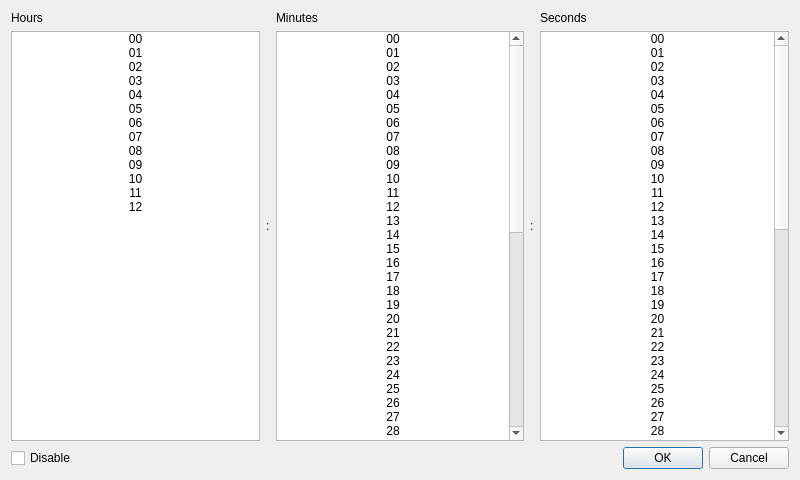
<?xml version="1.0" encoding="UTF-8"?>
<ui version="4.0">
 <class>TimerDialog</class>
 <widget class="QDialog" name="TimerDialog">
  <property name="geometry">
   <rect>
    <x>0</x>
    <y>0</y>
    <width>800</width>
    <height>480</height>
   </rect>
  </property>
  <property name="windowTitle">
   <string>Set timer</string>
  </property>
  <layout class="QGridLayout" name="gridLayout">
   <item row="0" column="0" colspan="2">
    <layout class="QHBoxLayout" name="horizontalLayout">
     <item>
      <layout class="QVBoxLayout" name="verticalLayout">
       <item>
        <widget class="QLabel" name="label">
         <property name="text">
          <string>Hours</string>
         </property>
        </widget>
       </item>
       <item>
        <widget class="QListWidget" name="hoursListWidget">
         <item>
          <property name="text">
           <string>00</string>
          </property>
          <property name="textAlignment">
           <set>AlignHCenter|AlignVCenter|AlignCenter</set>
          </property>
         </item>
         <item>
          <property name="text">
           <string>01</string>
          </property>
          <property name="textAlignment">
           <set>AlignHCenter|AlignVCenter|AlignCenter</set>
          </property>
         </item>
         <item>
          <property name="text">
           <string>02</string>
          </property>
          <property name="textAlignment">
           <set>AlignHCenter|AlignVCenter|AlignCenter</set>
          </property>
         </item>
         <item>
          <property name="text">
           <string>03</string>
          </property>
          <property name="textAlignment">
           <set>AlignHCenter|AlignVCenter|AlignCenter</set>
          </property>
         </item>
         <item>
          <property name="text">
           <string>04</string>
          </property>
          <property name="textAlignment">
           <set>AlignHCenter|AlignVCenter|AlignCenter</set>
          </property>
         </item>
         <item>
          <property name="text">
           <string>05</string>
          </property>
          <property name="textAlignment">
           <set>AlignHCenter|AlignVCenter|AlignCenter</set>
          </property>
         </item>
         <item>
          <property name="text">
           <string>06</string>
          </property>
          <property name="textAlignment">
           <set>AlignHCenter|AlignVCenter|AlignCenter</set>
          </property>
         </item>
         <item>
          <property name="text">
           <string>07</string>
          </property>
          <property name="textAlignment">
           <set>AlignHCenter|AlignVCenter|AlignCenter</set>
          </property>
         </item>
         <item>
          <property name="text">
           <string>08</string>
          </property>
          <property name="textAlignment">
           <set>AlignHCenter|AlignVCenter|AlignCenter</set>
          </property>
         </item>
         <item>
          <property name="text">
           <string>09</string>
          </property>
          <property name="textAlignment">
           <set>AlignHCenter|AlignVCenter|AlignCenter</set>
          </property>
         </item>
         <item>
          <property name="text">
           <string>10</string>
          </property>
          <property name="textAlignment">
           <set>AlignHCenter|AlignVCenter|AlignCenter</set>
          </property>
         </item>
         <item>
          <property name="text">
           <string>11</string>
          </property>
          <property name="textAlignment">
           <set>AlignHCenter|AlignVCenter|AlignCenter</set>
          </property>
         </item>
         <item>
          <property name="text">
           <string>12</string>
          </property>
          <property name="textAlignment">
           <set>AlignHCenter|AlignVCenter|AlignCenter</set>
          </property>
         </item>
        </widget>
       </item>
      </layout>
     </item>
     <item>
      <widget class="QLabel" name="label_2">
       <property name="text">
        <string>:</string>
       </property>
      </widget>
     </item>
     <item>
      <layout class="QVBoxLayout" name="verticalLayout_2">
       <item>
        <widget class="QLabel" name="label_4">
         <property name="text">
          <string>Minutes</string>
         </property>
        </widget>
       </item>
       <item>
        <widget class="QListWidget" name="minutesListWidget">
         <item>
          <property name="text">
           <string>00</string>
          </property>
          <property name="textAlignment">
           <set>AlignHCenter|AlignVCenter|AlignCenter</set>
          </property>
         </item>
         <item>
          <property name="text">
           <string>01</string>
          </property>
          <property name="textAlignment">
           <set>AlignHCenter|AlignVCenter|AlignCenter</set>
          </property>
         </item>
         <item>
          <property name="text">
           <string>02</string>
          </property>
          <property name="textAlignment">
           <set>AlignHCenter|AlignVCenter|AlignCenter</set>
          </property>
         </item>
         <item>
          <property name="text">
           <string>03</string>
          </property>
          <property name="textAlignment">
           <set>AlignHCenter|AlignVCenter|AlignCenter</set>
          </property>
         </item>
         <item>
          <property name="text">
           <string>04</string>
          </property>
          <property name="textAlignment">
           <set>AlignHCenter|AlignVCenter|AlignCenter</set>
          </property>
         </item>
         <item>
          <property name="text">
           <string>05</string>
          </property>
          <property name="textAlignment">
           <set>AlignHCenter|AlignVCenter|AlignCenter</set>
          </property>
         </item>
         <item>
          <property name="text">
           <string>06</string>
          </property>
          <property name="textAlignment">
           <set>AlignHCenter|AlignVCenter|AlignCenter</set>
          </property>
         </item>
         <item>
          <property name="text">
           <string>07</string>
          </property>
          <property name="textAlignment">
           <set>AlignHCenter|AlignVCenter|AlignCenter</set>
          </property>
         </item>
         <item>
          <property name="text">
           <string>08</string>
          </property>
          <property name="textAlignment">
           <set>AlignHCenter|AlignVCenter|AlignCenter</set>
          </property>
         </item>
         <item>
          <property name="text">
           <string>09</string>
          </property>
          <property name="textAlignment">
           <set>AlignHCenter|AlignVCenter|AlignCenter</set>
          </property>
         </item>
         <item>
          <property name="text">
           <string>10</string>
          </property>
          <property name="textAlignment">
           <set>AlignHCenter|AlignVCenter|AlignCenter</set>
          </property>
         </item>
         <item>
          <property name="text">
           <string>11</string>
          </property>
          <property name="textAlignment">
           <set>AlignHCenter|AlignVCenter|AlignCenter</set>
          </property>
         </item>
         <item>
          <property name="text">
           <string>12</string>
          </property>
          <property name="textAlignment">
           <set>AlignHCenter|AlignVCenter|AlignCenter</set>
          </property>
         </item>
         <item>
          <property name="text">
           <string>13</string>
          </property>
          <property name="textAlignment">
           <set>AlignHCenter|AlignVCenter|AlignCenter</set>
          </property>
         </item>
         <item>
          <property name="text">
           <string>14</string>
          </property>
          <property name="textAlignment">
           <set>AlignHCenter|AlignVCenter|AlignCenter</set>
          </property>
         </item>
         <item>
          <property name="text">
           <string>15</string>
          </property>
          <property name="textAlignment">
           <set>AlignHCenter|AlignVCenter|AlignCenter</set>
          </property>
         </item>
         <item>
          <property name="text">
           <string>16</string>
          </property>
          <property name="textAlignment">
           <set>AlignHCenter|AlignVCenter|AlignCenter</set>
          </property>
         </item>
         <item>
          <property name="text">
           <string>17</string>
          </property>
          <property name="textAlignment">
           <set>AlignHCenter|AlignVCenter|AlignCenter</set>
          </property>
         </item>
         <item>
          <property name="text">
           <string>18</string>
          </property>
          <property name="textAlignment">
           <set>AlignHCenter|AlignVCenter|AlignCenter</set>
          </property>
         </item>
         <item>
          <property name="text">
           <string>19</string>
          </property>
          <property name="textAlignment">
           <set>AlignHCenter|AlignVCenter|AlignCenter</set>
          </property>
         </item>
         <item>
          <property name="text">
           <string>20</string>
          </property>
          <property name="textAlignment">
           <set>AlignHCenter|AlignVCenter|AlignCenter</set>
          </property>
         </item>
         <item>
          <property name="text">
           <string>21</string>
          </property>
          <property name="textAlignment">
           <set>AlignHCenter|AlignVCenter|AlignCenter</set>
          </property>
         </item>
         <item>
          <property name="text">
           <string>22</string>
          </property>
          <property name="textAlignment">
           <set>AlignHCenter|AlignVCenter|AlignCenter</set>
          </property>
         </item>
         <item>
          <property name="text">
           <string>23</string>
          </property>
          <property name="textAlignment">
           <set>AlignHCenter|AlignVCenter|AlignCenter</set>
          </property>
         </item>
         <item>
          <property name="text">
           <string>24</string>
          </property>
          <property name="textAlignment">
           <set>AlignHCenter|AlignVCenter|AlignCenter</set>
          </property>
         </item>
         <item>
          <property name="text">
           <string>25</string>
          </property>
          <property name="textAlignment">
           <set>AlignHCenter|AlignVCenter|AlignCenter</set>
          </property>
         </item>
         <item>
          <property name="text">
           <string>26</string>
          </property>
          <property name="textAlignment">
           <set>AlignHCenter|AlignVCenter|AlignCenter</set>
          </property>
         </item>
         <item>
          <property name="text">
           <string>27</string>
          </property>
          <property name="textAlignment">
           <set>AlignHCenter|AlignVCenter|AlignCenter</set>
          </property>
         </item>
         <item>
          <property name="text">
           <string>28</string>
          </property>
          <property name="textAlignment">
           <set>AlignHCenter|AlignVCenter|AlignCenter</set>
          </property>
         </item>
         <item>
          <property name="text">
           <string>29</string>
          </property>
          <property name="textAlignment">
           <set>AlignHCenter|AlignVCenter|AlignCenter</set>
          </property>
         </item>
         <item>
          <property name="text">
           <string>30</string>
          </property>
          <property name="textAlignment">
           <set>AlignHCenter|AlignVCenter|AlignCenter</set>
          </property>
         </item>
         <item>
          <property name="text">
           <string>31</string>
          </property>
          <property name="textAlignment">
           <set>AlignHCenter|AlignVCenter|AlignCenter</set>
          </property>
         </item>
         <item>
          <property name="text">
           <string>32</string>
          </property>
          <property name="textAlignment">
           <set>AlignHCenter|AlignVCenter|AlignCenter</set>
          </property>
         </item>
         <item>
          <property name="text">
           <string>33</string>
          </property>
          <property name="textAlignment">
           <set>AlignHCenter|AlignVCenter|AlignCenter</set>
          </property>
         </item>
         <item>
          <property name="text">
           <string>34</string>
          </property>
          <property name="textAlignment">
           <set>AlignHCenter|AlignVCenter|AlignCenter</set>
          </property>
         </item>
         <item>
          <property name="text">
           <string>35</string>
          </property>
          <property name="textAlignment">
           <set>AlignHCenter|AlignVCenter|AlignCenter</set>
          </property>
         </item>
         <item>
          <property name="text">
           <string>36</string>
          </property>
          <property name="textAlignment">
           <set>AlignHCenter|AlignVCenter|AlignCenter</set>
          </property>
         </item>
         <item>
          <property name="text">
           <string>37</string>
          </property>
          <property name="textAlignment">
           <set>AlignHCenter|AlignVCenter|AlignCenter</set>
          </property>
         </item>
         <item>
          <property name="text">
           <string>38</string>
          </property>
          <property name="textAlignment">
           <set>AlignHCenter|AlignVCenter|AlignCenter</set>
          </property>
         </item>
         <item>
          <property name="text">
           <string>40</string>
          </property>
          <property name="textAlignment">
           <set>AlignHCenter|AlignVCenter|AlignCenter</set>
          </property>
         </item>
         <item>
          <property name="text">
           <string>41</string>
          </property>
          <property name="textAlignment">
           <set>AlignHCenter|AlignVCenter|AlignCenter</set>
          </property>
         </item>
         <item>
          <property name="text">
           <string>42</string>
          </property>
          <property name="textAlignment">
           <set>AlignHCenter|AlignVCenter|AlignCenter</set>
          </property>
         </item>
         <item>
          <property name="text">
           <string>43</string>
          </property>
          <property name="textAlignment">
           <set>AlignHCenter|AlignVCenter|AlignCenter</set>
          </property>
         </item>
         <item>
          <property name="text">
           <string>44</string>
          </property>
          <property name="textAlignment">
           <set>AlignHCenter|AlignVCenter|AlignCenter</set>
          </property>
         </item>
         <item>
          <property name="text">
           <string>45</string>
          </property>
          <property name="textAlignment">
           <set>AlignHCenter|AlignVCenter|AlignCenter</set>
          </property>
         </item>
         <item>
          <property name="text">
           <string>46</string>
          </property>
          <property name="textAlignment">
           <set>AlignHCenter|AlignVCenter|AlignCenter</set>
          </property>
         </item>
         <item>
          <property name="text">
           <string>47</string>
          </property>
          <property name="textAlignment">
           <set>AlignHCenter|AlignVCenter|AlignCenter</set>
          </property>
         </item>
         <item>
          <property name="text">
           <string>48</string>
          </property>
          <property name="textAlignment">
           <set>AlignHCenter|AlignVCenter|AlignCenter</set>
          </property>
         </item>
         <item>
          <property name="text">
           <string>49</string>
          </property>
          <property name="textAlignment">
           <set>AlignHCenter|AlignVCenter|AlignCenter</set>
          </property>
         </item>
         <item>
          <property name="text">
           <string>50</string>
          </property>
          <property name="textAlignment">
           <set>AlignHCenter|AlignVCenter|AlignCenter</set>
          </property>
         </item>
         <item>
          <property name="text">
           <string>51</string>
          </property>
          <property name="textAlignment">
           <set>AlignHCenter|AlignVCenter|AlignCenter</set>
          </property>
         </item>
         <item>
          <property name="text">
           <string>52</string>
          </property>
          <property name="textAlignment">
           <set>AlignHCenter|AlignVCenter|AlignCenter</set>
          </property>
         </item>
         <item>
          <property name="text">
           <string>53</string>
          </property>
          <property name="textAlignment">
           <set>AlignHCenter|AlignVCenter|AlignCenter</set>
          </property>
         </item>
         <item>
          <property name="text">
           <string>54</string>
          </property>
          <property name="textAlignment">
           <set>AlignHCenter|AlignVCenter|AlignCenter</set>
          </property>
         </item>
         <item>
          <property name="text">
           <string>55</string>
          </property>
          <property name="textAlignment">
           <set>AlignHCenter|AlignVCenter|AlignCenter</set>
          </property>
         </item>
         <item>
          <property name="text">
           <string>56</string>
          </property>
          <property name="textAlignment">
           <set>AlignHCenter|AlignVCenter|AlignCenter</set>
          </property>
         </item>
         <item>
          <property name="text">
           <string>57</string>
          </property>
          <property name="textAlignment">
           <set>AlignHCenter|AlignVCenter|AlignCenter</set>
          </property>
         </item>
         <item>
          <property name="text">
           <string>58</string>
          </property>
          <property name="textAlignment">
           <set>AlignHCenter|AlignVCenter|AlignCenter</set>
          </property>
         </item>
         <item>
          <property name="text">
           <string>59</string>
          </property>
          <property name="textAlignment">
           <set>AlignHCenter|AlignVCenter|AlignCenter</set>
          </property>
         </item>
        </widget>
       </item>
      </layout>
     </item>
     <item>
      <widget class="QLabel" name="label_3">
       <property name="text">
        <string>:</string>
       </property>
      </widget>
     </item>
     <item>
      <layout class="QVBoxLayout" name="verticalLayout_3">
       <item>
        <widget class="QLabel" name="label_5">
         <property name="text">
          <string>Seconds</string>
         </property>
        </widget>
       </item>
       <item>
        <widget class="QListWidget" name="secondsListWidget">
         <item>
          <property name="text">
           <string>00</string>
          </property>
          <property name="textAlignment">
           <set>AlignHCenter|AlignVCenter|AlignCenter</set>
          </property>
         </item>
         <item>
          <property name="text">
           <string>01</string>
          </property>
          <property name="textAlignment">
           <set>AlignHCenter|AlignVCenter|AlignCenter</set>
          </property>
         </item>
         <item>
          <property name="text">
           <string>02</string>
          </property>
          <property name="textAlignment">
           <set>AlignHCenter|AlignVCenter|AlignCenter</set>
          </property>
         </item>
         <item>
          <property name="text">
           <string>03</string>
          </property>
          <property name="textAlignment">
           <set>AlignHCenter|AlignVCenter|AlignCenter</set>
          </property>
         </item>
         <item>
          <property name="text">
           <string>04</string>
          </property>
          <property name="textAlignment">
           <set>AlignHCenter|AlignVCenter|AlignCenter</set>
          </property>
         </item>
         <item>
          <property name="text">
           <string>05</string>
          </property>
          <property name="textAlignment">
           <set>AlignHCenter|AlignVCenter|AlignCenter</set>
          </property>
         </item>
         <item>
          <property name="text">
           <string>06</string>
          </property>
          <property name="textAlignment">
           <set>AlignHCenter|AlignVCenter|AlignCenter</set>
          </property>
         </item>
         <item>
          <property name="text">
           <string>07</string>
          </property>
          <property name="textAlignment">
           <set>AlignHCenter|AlignVCenter|AlignCenter</set>
          </property>
         </item>
         <item>
          <property name="text">
           <string>08</string>
          </property>
          <property name="textAlignment">
           <set>AlignHCenter|AlignVCenter|AlignCenter</set>
          </property>
         </item>
         <item>
          <property name="text">
           <string>09</string>
          </property>
          <property name="textAlignment">
           <set>AlignHCenter|AlignVCenter|AlignCenter</set>
          </property>
         </item>
         <item>
          <property name="text">
           <string>10</string>
          </property>
          <property name="textAlignment">
           <set>AlignHCenter|AlignVCenter|AlignCenter</set>
          </property>
         </item>
         <item>
          <property name="text">
           <string>11</string>
          </property>
          <property name="textAlignment">
           <set>AlignHCenter|AlignVCenter|AlignCenter</set>
          </property>
         </item>
         <item>
          <property name="text">
           <string>12</string>
          </property>
          <property name="textAlignment">
           <set>AlignHCenter|AlignVCenter|AlignCenter</set>
          </property>
         </item>
         <item>
          <property name="text">
           <string>13</string>
          </property>
          <property name="textAlignment">
           <set>AlignHCenter|AlignVCenter|AlignCenter</set>
          </property>
         </item>
         <item>
          <property name="text">
           <string>14</string>
          </property>
          <property name="textAlignment">
           <set>AlignHCenter|AlignVCenter|AlignCenter</set>
          </property>
         </item>
         <item>
          <property name="text">
           <string>15</string>
          </property>
          <property name="textAlignment">
           <set>AlignHCenter|AlignVCenter|AlignCenter</set>
          </property>
         </item>
         <item>
          <property name="text">
           <string>16</string>
          </property>
          <property name="textAlignment">
           <set>AlignHCenter|AlignVCenter|AlignCenter</set>
          </property>
         </item>
         <item>
          <property name="text">
           <string>17</string>
          </property>
          <property name="textAlignment">
           <set>AlignHCenter|AlignVCenter|AlignCenter</set>
          </property>
         </item>
         <item>
          <property name="text">
           <string>18</string>
          </property>
          <property name="textAlignment">
           <set>AlignHCenter|AlignVCenter|AlignCenter</set>
          </property>
         </item>
         <item>
          <property name="text">
           <string>19</string>
          </property>
          <property name="textAlignment">
           <set>AlignHCenter|AlignVCenter|AlignCenter</set>
          </property>
         </item>
         <item>
          <property name="text">
           <string>20</string>
          </property>
          <property name="textAlignment">
           <set>AlignHCenter|AlignVCenter|AlignCenter</set>
          </property>
         </item>
         <item>
          <property name="text">
           <string>21</string>
          </property>
          <property name="textAlignment">
           <set>AlignHCenter|AlignVCenter|AlignCenter</set>
          </property>
         </item>
         <item>
          <property name="text">
           <string>22</string>
          </property>
          <property name="textAlignment">
           <set>AlignHCenter|AlignVCenter|AlignCenter</set>
          </property>
         </item>
         <item>
          <property name="text">
           <string>23</string>
          </property>
          <property name="textAlignment">
           <set>AlignHCenter|AlignVCenter|AlignCenter</set>
          </property>
         </item>
         <item>
          <property name="text">
           <string>24</string>
          </property>
          <property name="textAlignment">
           <set>AlignHCenter|AlignVCenter|AlignCenter</set>
          </property>
         </item>
         <item>
          <property name="text">
           <string>25</string>
          </property>
          <property name="textAlignment">
           <set>AlignHCenter|AlignVCenter|AlignCenter</set>
          </property>
         </item>
         <item>
          <property name="text">
           <string>26</string>
          </property>
          <property name="textAlignment">
           <set>AlignHCenter|AlignVCenter|AlignCenter</set>
          </property>
         </item>
         <item>
          <property name="text">
           <string>27</string>
          </property>
          <property name="textAlignment">
           <set>AlignHCenter|AlignVCenter|AlignCenter</set>
          </property>
         </item>
         <item>
          <property name="text">
           <string>28</string>
          </property>
          <property name="textAlignment">
           <set>AlignHCenter|AlignVCenter|AlignCenter</set>
          </property>
         </item>
         <item>
          <property name="text">
           <string>29</string>
          </property>
          <property name="textAlignment">
           <set>AlignHCenter|AlignVCenter|AlignCenter</set>
          </property>
         </item>
         <item>
          <property name="text">
           <string>30</string>
          </property>
          <property name="textAlignment">
           <set>AlignHCenter|AlignVCenter|AlignCenter</set>
          </property>
         </item>
         <item>
          <property name="text">
           <string>31</string>
          </property>
          <property name="textAlignment">
           <set>AlignHCenter|AlignVCenter|AlignCenter</set>
          </property>
         </item>
         <item>
          <property name="text">
           <string>32</string>
          </property>
          <property name="textAlignment">
           <set>AlignHCenter|AlignVCenter|AlignCenter</set>
          </property>
         </item>
         <item>
          <property name="text">
           <string>33</string>
          </property>
          <property name="textAlignment">
           <set>AlignHCenter|AlignVCenter|AlignCenter</set>
          </property>
         </item>
         <item>
          <property name="text">
           <string>34</string>
          </property>
          <property name="textAlignment">
           <set>AlignHCenter|AlignVCenter|AlignCenter</set>
          </property>
         </item>
         <item>
          <property name="text">
           <string>35</string>
          </property>
          <property name="textAlignment">
           <set>AlignHCenter|AlignVCenter|AlignCenter</set>
          </property>
         </item>
         <item>
          <property name="text">
           <string>36</string>
          </property>
          <property name="textAlignment">
           <set>AlignHCenter|AlignVCenter|AlignCenter</set>
          </property>
         </item>
         <item>
          <property name="text">
           <string>37</string>
          </property>
          <property name="textAlignment">
           <set>AlignHCenter|AlignVCenter|AlignCenter</set>
          </property>
         </item>
         <item>
          <property name="text">
           <string>38</string>
          </property>
          <property name="textAlignment">
           <set>AlignHCenter|AlignVCenter|AlignCenter</set>
          </property>
         </item>
         <item>
          <property name="text">
           <string>39</string>
          </property>
          <property name="textAlignment">
           <set>AlignHCenter|AlignVCenter|AlignCenter</set>
          </property>
         </item>
         <item>
          <property name="text">
           <string>40</string>
          </property>
          <property name="textAlignment">
           <set>AlignHCenter|AlignVCenter|AlignCenter</set>
          </property>
         </item>
         <item>
          <property name="text">
           <string>41</string>
          </property>
          <property name="textAlignment">
           <set>AlignHCenter|AlignVCenter|AlignCenter</set>
          </property>
         </item>
         <item>
          <property name="text">
           <string>42</string>
          </property>
          <property name="textAlignment">
           <set>AlignHCenter|AlignVCenter|AlignCenter</set>
          </property>
         </item>
         <item>
          <property name="text">
           <string>43</string>
          </property>
          <property name="textAlignment">
           <set>AlignHCenter|AlignVCenter|AlignCenter</set>
          </property>
         </item>
         <item>
          <property name="text">
           <string>44</string>
          </property>
          <property name="textAlignment">
           <set>AlignHCenter|AlignVCenter|AlignCenter</set>
          </property>
         </item>
         <item>
          <property name="text">
           <string>45</string>
          </property>
          <property name="textAlignment">
           <set>AlignHCenter|AlignVCenter|AlignCenter</set>
          </property>
         </item>
         <item>
          <property name="text">
           <string>46</string>
          </property>
          <property name="textAlignment">
           <set>AlignHCenter|AlignVCenter|AlignCenter</set>
          </property>
         </item>
         <item>
          <property name="text">
           <string>47</string>
          </property>
          <property name="textAlignment">
           <set>AlignHCenter|AlignVCenter|AlignCenter</set>
          </property>
         </item>
         <item>
          <property name="text">
           <string>48</string>
          </property>
          <property name="textAlignment">
           <set>AlignHCenter|AlignVCenter|AlignCenter</set>
          </property>
         </item>
         <item>
          <property name="text">
           <string>49</string>
          </property>
          <property name="textAlignment">
           <set>AlignHCenter|AlignVCenter|AlignCenter</set>
          </property>
         </item>
         <item>
          <property name="text">
           <string>50</string>
          </property>
          <property name="textAlignment">
           <set>AlignHCenter|AlignVCenter|AlignCenter</set>
          </property>
         </item>
         <item>
          <property name="text">
           <string>51</string>
          </property>
          <property name="textAlignment">
           <set>AlignHCenter|AlignVCenter|AlignCenter</set>
          </property>
         </item>
         <item>
          <property name="text">
           <string>52</string>
          </property>
          <property name="textAlignment">
           <set>AlignHCenter|AlignVCenter|AlignCenter</set>
          </property>
         </item>
         <item>
          <property name="text">
           <string>53</string>
          </property>
          <property name="textAlignment">
           <set>AlignHCenter|AlignVCenter|AlignCenter</set>
          </property>
         </item>
         <item>
          <property name="text">
           <string>54</string>
          </property>
          <property name="textAlignment">
           <set>AlignHCenter|AlignVCenter|AlignCenter</set>
          </property>
         </item>
         <item>
          <property name="text">
           <string>55</string>
          </property>
          <property name="textAlignment">
           <set>AlignHCenter|AlignVCenter|AlignCenter</set>
          </property>
         </item>
         <item>
          <property name="text">
           <string>56</string>
          </property>
          <property name="textAlignment">
           <set>AlignHCenter|AlignVCenter|AlignCenter</set>
          </property>
         </item>
         <item>
          <property name="text">
           <string>57</string>
          </property>
          <property name="textAlignment">
           <set>AlignHCenter|AlignVCenter|AlignCenter</set>
          </property>
         </item>
         <item>
          <property name="text">
           <string>58</string>
          </property>
          <property name="textAlignment">
           <set>AlignHCenter|AlignVCenter|AlignCenter</set>
          </property>
         </item>
         <item>
          <property name="text">
           <string>59</string>
          </property>
          <property name="textAlignment">
           <set>AlignHCenter|AlignVCenter|AlignCenter</set>
          </property>
         </item>
        </widget>
       </item>
      </layout>
     </item>
    </layout>
   </item>
   <item row="1" column="0">
    <widget class="QCheckBox" name="disableCheckBox">
     <property name="sizePolicy">
      <sizepolicy hsizetype="Expanding" vsizetype="Fixed">
       <horstretch>0</horstretch>
       <verstretch>0</verstretch>
      </sizepolicy>
     </property>
     <property name="text">
      <string>Disable</string>
     </property>
    </widget>
   </item>
   <item row="1" column="1">
    <widget class="QDialogButtonBox" name="buttonBox">
     <property name="orientation">
      <enum>Qt::Horizontal</enum>
     </property>
     <property name="standardButtons">
      <set>QDialogButtonBox::Cancel|QDialogButtonBox::Ok</set>
     </property>
    </widget>
   </item>
  </layout>
 </widget>
 <resources/>
 <connections>
  <connection>
   <sender>buttonBox</sender>
   <signal>accepted()</signal>
   <receiver>TimerDialog</receiver>
   <slot>accept()</slot>
   <hints>
    <hint type="sourcelabel">
     <x>248</x>
     <y>254</y>
    </hint>
    <hint type="destinationlabel">
     <x>157</x>
     <y>274</y>
    </hint>
   </hints>
  </connection>
  <connection>
   <sender>buttonBox</sender>
   <signal>rejected()</signal>
   <receiver>TimerDialog</receiver>
   <slot>reject()</slot>
   <hints>
    <hint type="sourcelabel">
     <x>316</x>
     <y>260</y>
    </hint>
    <hint type="destinationlabel">
     <x>286</x>
     <y>274</y>
    </hint>
   </hints>
  </connection>
 </connections>
</ui>
